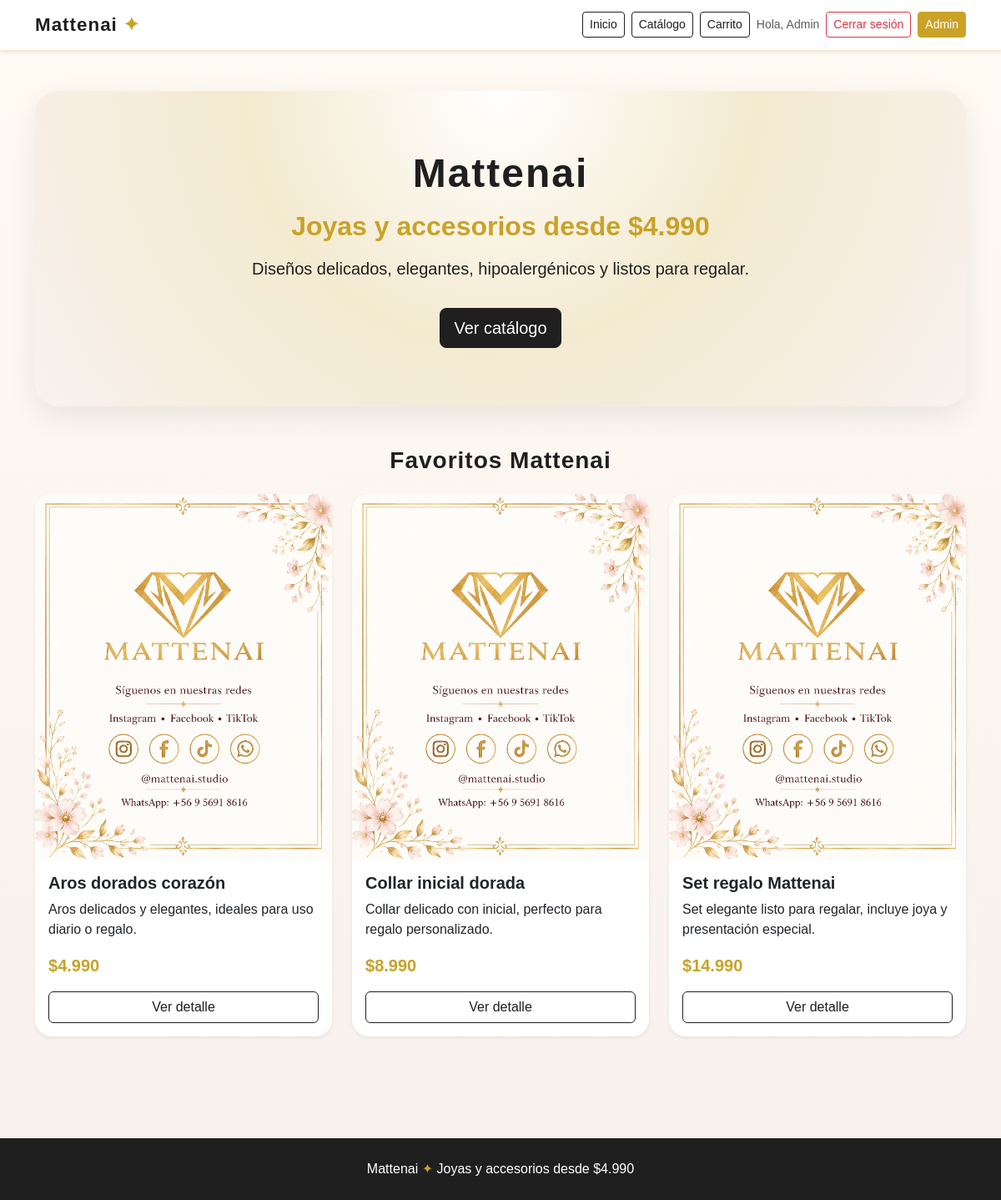
The app's page / (signed in) with its own data.
### productos/models.py (models this page shows, shortened)
class Producto(models.Model):
    categoria = models.ForeignKey(
        Categoria,
        on_delete=models.SET_NULL,
        null=True,
        blank=True,
        related_name="productos"
    )
    nombre = models.CharField(max_length=150)
    descripcion = models.TextField()
    precio = models.DecimalField(max_digits=10, decimal_places=0)
    costo = models.DecimalField(max_digits=10, decimal_places=0, default=0)
    stock = models.PositiveIntegerField(default=0)
    imagen = models.ImageField(upload_to="productos/", blank=True, null=True)
    activo = models.BooleanField(default=True)
    destacado = models.BooleanField(default=False)
    creado = models.DateTimeField(auto_now_add=True)
    class Meta:
        verbose_name = "Producto"
        verbose_name_plural = "Productos"
        ordering = ["nombre"]

### productos/views.py (the view)
# urls.py: path('', views.home, name='home'),
def home(request):
    productos_destacados = list(
        Producto.objects.filter(
            activo=True,
            destacado=True
        )[:6]
    )
    agregar_precios_formateados(productos_destacados)
    return render(request, 'productos/home.html', {
        'productos_destacados': productos_destacados
    })

### productos/views.py (called while the page is built)
def formato_clp(valor):
    try:
        numero = int(valor)
        return f"{numero:,}".replace(",", ".")
    except (ValueError, TypeError):
        return valor

def agregar_precios_formateados(productos):
    for producto in productos:
        producto.precio_formateado = formato_clp(producto.precio)
    return productos

### templates/productos/home.html (shortened to what this page needs)
{% load static %}
<!DOCTYPE html>
<html lang="es">
<head>
    <link href="https://cdn.jsdelivr.net/npm/bootstrap@5.3.3/dist/css/bootstrap.min.css" rel="stylesheet">
    <link rel="stylesheet" href="{% static 'css/style.css' %}">
</head>
<body class="bg-light">
{% include 'partials/navbar.html' %}
<section class="container py-5 text-center">
    <div class="hero-mattenai">
        <h1 class="display-5 fw-bold">Mattenai</h1>
        <h2 class="mt-3">Joyas y accesorios desde $4.990</h2>
        <p class="lead mt-3">
            Diseños delicados, elegantes, hipoalergénicos y listos para regalar.
        </p>
        <a href="{% url 'catalogo' %}" class="btn btn-dark btn-lg mt-3">
            Ver catálogo
        </a>
    </div>
</section>
<section class="container pb-5">
    <h3 class="mb-4 text-center section-title">
        Favoritos Mattenai
    </h3>
    <div class="row">
        {% for producto in productos_destacados %}
            <div class="col-md-4 mb-4">
                <div class="card h-100 shadow-sm border-0">
                    {% if producto.imagen %}
                        <img src="{{ producto.imagen.url }}" class="card-img-top" alt="{{ producto.nombre }}">
                    {% endif %}
                    <div class="card-body">
                        <h5 class="card-title">{{ producto.nombre }}</h5>
                        <p class="card-text">
                            {{ producto.descripcion }}
                        </p>
                        <p class="fw-bold fs-5 price-mattenai">
                            ${{ producto.precio_formateado }}
                        </p>
                        <a href="{% url 'detalle_producto' producto.id %}" class="btn btn-outline-dark w-100">
                            Ver detalle
                        </a>
                    </div>
                </div>
            </div>
        {% empty %}
            <p class="text-center">Pronto tendremos productos destacados.</p>
        {% endfor %}
    </div>
</section>
<footer class="footer-mattenai text-center">
    <div class="container">
        <p class="mb-0">
            Mattenai <span>✦</span> Joyas y accesorios desde $4.990
        </p>
    </div>
</footer>
</body>
</html>

### templates/partials/navbar.html (shortened to what this page needs)
<nav class="navbar navbar-expand-lg bg-white shadow-sm">
    <div class="container">
        <a class="navbar-brand fw-bold" href="{% url 'home' %}">
            Mattenai
        </a>
        <div class="d-flex gap-2 align-items-center flex-wrap">
            <a class="btn btn-outline-dark btn-sm" href="{% url 'home' %}">
                Inicio
            </a>
            <a class="btn btn-outline-dark btn-sm" href="{% url 'catalogo' %}">
                Catálogo
            </a>
            <a class="btn btn-outline-dark btn-sm" href="{% url 'ver_carrito' %}">
                Carrito
            </a>
            {% if user.is_authenticated %}
                <span class="small text-muted">
                    Hola, {{ user.username }}
                </span>
                <form method="post" action="{% url 'logout' %}" class="d-inline">
                    <button type="submit" class="btn btn-outline-danger btn-sm">
                        Cerrar sesión
                    </button>
                </form>
            {% else %}
                <a class="btn btn-dark btn-sm" href="{% url 'login' %}">
                    Ingresar
                </a>
            {% endif %}
            {% if user.is_staff %}
                <a class="btn btn-warning btn-sm" href="/admin/">
                    Admin
                </a>
            {% endif %}
        </div>
    </div>
</nav>

### static/css/style.css (style rules this page uses)
:root { --mattenai-gold: #c9a227; --mattenai-soft-gold: #f4ead0; --mattenai-blush: #f8f1ee; --mattenai-dark: #1f1f1f; --mattenai-gray: #6c6c6c; --mattenai-white: #ffffff; }
body { background: linear-gradient(180deg, #fffaf2 0%, #f8f1ee 100%); color: var(--mattenai-dark); font-family: Arial, Helvetica, sans-serif; }
.navbar { border-bottom: 1px solid rgba(201, 162, 39, 0.25); }
.navbar-brand { color: var(--mattenai-dark) !important; letter-spacing: 1px; font-size: 1.4rem; }
.navbar-brand::after { content: " ✦"; color: var(--mattenai-gold); }
.btn-dark { background-color: var(--mattenai-dark); border-color: var(--mattenai-dark); }
.btn-outline-dark { border-color: var(--mattenai-dark); color: var(--mattenai-dark); }
.btn-warning { background-color: var(--mattenai-gold); border-color: var(--mattenai-gold); color: #fff; }
.hero-mattenai { background: radial-gradient(circle at top, #fff 0%, #f4ead0 45%, #f8f1ee 100%); border-radius: 28px; padding: 70px 25px; box-shadow: 0 12px 35px rgba(0, 0, 0, 0.08); }
.hero-mattenai h1 { font-size: 3rem; letter-spacing: 2px; }
.hero-mattenai h2 { color: var(--mattenai-gold); font-weight: bold; }
.card { border-radius: 20px; overflow: hidden; transition: all 0.25s ease; }
.card-title { font-weight: bold; }
.price-mattenai { color: var(--mattenai-gold); font-weight: bold; }
.section-title { font-weight: bold; letter-spacing: 1px; }
.footer-mattenai { background-color: var(--mattenai-dark); color: #fff; padding: 25px 0; margin-top: 50px; }
.footer-mattenai span { color: var(--mattenai-gold); }

### records on screen
Producto: imagen (picture), nombre "Aros dorados corazón", descripcion "Aros delicados y elegantes, ideales para uso diario o regalo.", precio_formateado "4.990"
Producto: imagen (picture), nombre "Collar inicial dorada", descripcion "Collar delicado con inicial, perfecto para regalo personalizado.", precio_formateado "8.990"
Producto: imagen (picture), nombre "Set regalo Mattenai", descripcion "Set elegante listo para regalar, incluye joya y presentación especial.", precio_formateado "14.990"

### other values on screen
{{ user.username }} "Admin"
